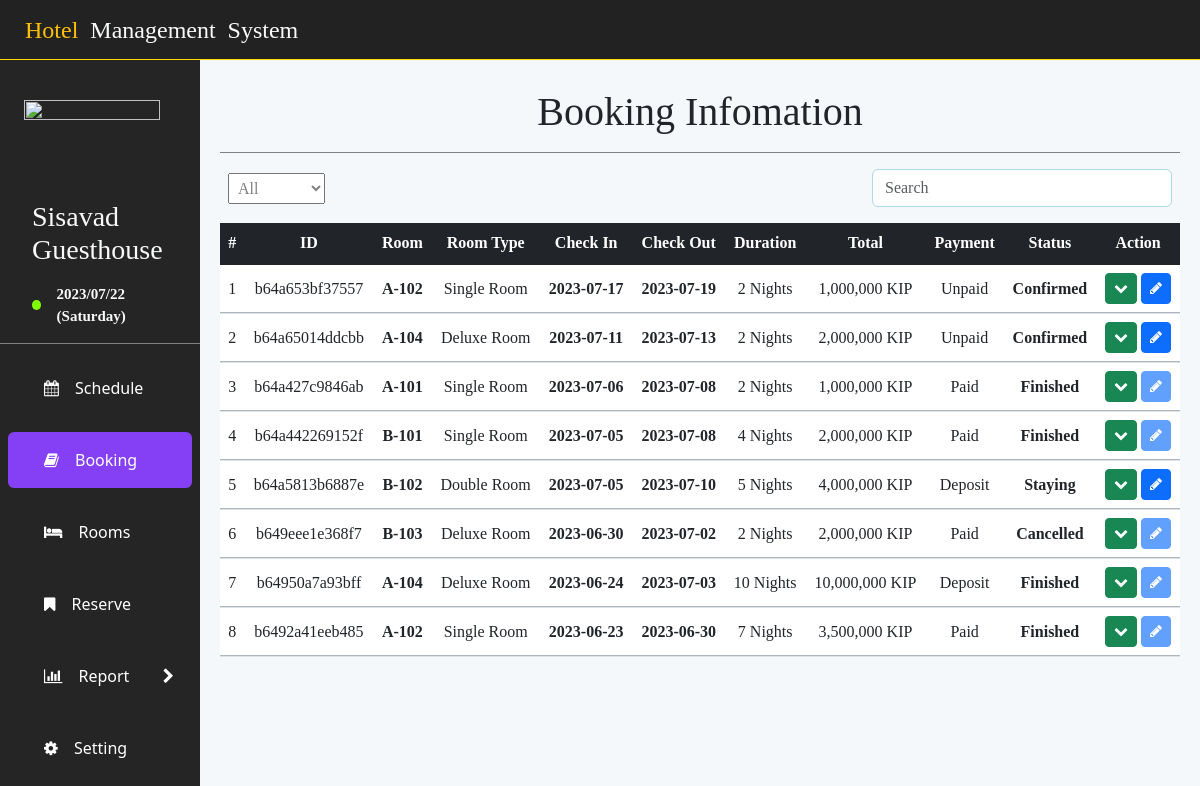
The page /index.php?booking on the database as committed earlier.
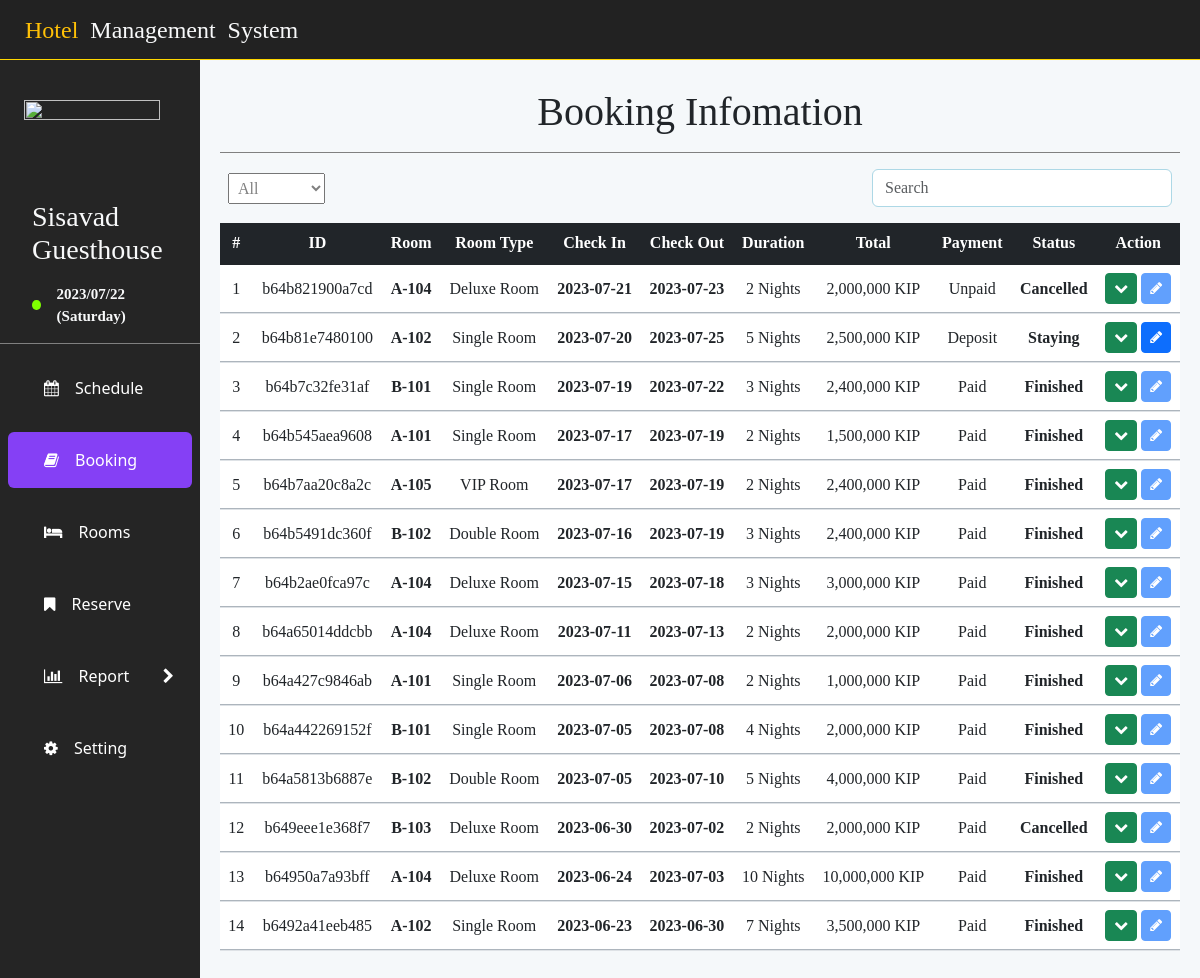
The same page on the database as committed later.
### tables this page shows
CREATE TABLE `booking` (
  `booking_id` varchar(30) NOT NULL,
  `customer_id` longtext NOT NULL CHECK (json_valid(`customer_id`)),
  `emp_ID` int(11) DEFAULT NULL,
  `booked_room` varchar(30) DEFAULT NULL,
  `date_in` date NOT NULL,
  `date_out` date NOT NULL,
  `duration` int(11) NOT NULL,
  `booking_status` varchar(20) DEFAULT NULL,
  `total_payment` int(11) NOT NULL,
  `payment_option` varchar(10) DEFAULT NULL,
  `payment_status` varchar(10) NOT NULL
);

CREATE TABLE `room` (
  `room_id` varchar(20) NOT NULL,
  `room_name` varchar(10) NOT NULL,
  `room_type_id` varchar(20) NOT NULL,
  `room_status` varchar(10) NOT NULL
);

CREATE TABLE `room_type` (
  `room_type_id` varchar(20) NOT NULL,
  `room_type_name` varchar(30) NOT NULL,
  `price` int(11) NOT NULL
);

### views/booking.php (the view, shortened to what this page needs)
<h1 class="pt-2 pb-3 room_page_nav">
    Booking Infomation
</h1>
<div class="d-flex justify-content-between align-items-center room_search_bar px-2 my-3">
    <select name="floor" id="bookingTypeSelector" class="floorSelector" onchange="loadBooking()">
        <option value="all" selected="select">All</option>
    </select>
    <div class="input-group" style="width: 300px !important;">
        <input type="text" id="bookingSearchBar" class="form-control" style="border:1px solid lightblue" placeholder="Search" value="" onkeyup="loadBooking()"/>
    </div>
</div>
<table class="table">
    <thead>
        <tr class="table-dark">
            <th scope="col">#</th>
            <th scope="col">ID</th>
            <th scope="col">Room</th>
            <th scope="col">Room Type</th>
            <th scope="col">Check In</th>
            <th scope="col">Check Out</th>
            <th scope="col">Duration</th>
            <th scope="col">Total</th>
            <th scope="col">Payment</th>
            <th scope="col">Status</th>
            <th scope="col">Action</th>
        </tr>
    </thead>
    <tbody id="display_booking" class="table-group-divider">
        <?php
            $booking_query = "SELECT * FROM booking JOIN room ON booking.booked_room = room.room_id JOIN room_type ON room.room_type_id = room_type.room_type_id ORDER BY date_in DESC";
            $booking_result = mysqli_query($conn, $booking_query);
            $index = 1;
            while ($booking = mysqli_fetch_array($booking_result)) {
                if($booking['booking_status']==="Staying"){
                    $color = "bg-primary-subtle";
                }
                else if ($booking['booking_status']==="Confirmed"){
                    $color = "bg-warning-subtle";
                }
                else if ($booking['booking_status']==="Cancelled"){
                    $color = "bg-danger-subtle";
                }
                else{
                    $color = "bg-success-subtle";
                }
            ?>
                <tr class='<?php echo $color?> border-bottom border-dark-subtle'>
                    <td class="align-middle"> <?php echo $index++?> </td>
                    <td class="align-middle"> <?php echo $booking['booking_id'] ?> </td>
                    <td class="align-middle"><b> <?php echo $booking['room_name'] ?> </b></td>
                    <td class="align-middle"><?php echo $booking['room_type_name'] ?></td>
                    <td class="align-middle fw-bold"> <?php echo $booking['date_in'] ?> </td>
                    <td class="align-middle fw-bold"> <?php echo $booking['date_out'] ?> </td>
                    <td class="align-middle"> <?php echo $booking['duration'] ?> Nights </td>
                    <td class="align-middle"> <?php echo number_format($booking['total_payment']) ?> KIP</td>
                    <td class="align-middle"> <?php echo $booking['payment_status'] ?> </td>
                    <td class="fw-bold align-middle"> <?php echo $booking['booking_status'] ?> </td>
                    <td>
                        <button
                            type="button"
                            class="btn btn-success btn-sm"
                            id="btnLogCollapse<?php echo $booking['booking_id'] ?>"
                            aria-expanded="false"
                            onclick="showBookingLog('<?php echo $booking['booking_id'] ?>')"
                        >
                            <i class="fa fa-chevron-down" aria-hidden="true"></i>
                        </button>
                        <button
                            type="button"
                            class="btn btn-primary btn-sm"
                            onclick="viewBookingInfo('<?php echo $booking['booking_id']?>', 'booking')"
                            data-bs-toggle="modal"
                            data-bs-target="#bookingRoomModal"
                            <?php if($booking['booking_status']==="Finished" || $booking['booking_status']==="Cancelled") echo 'disabled'?>
                        >
                            <i class="fa fa-pencil" aria-hidden="true"></i>
                        </button>
                    </td>
                </tr>
                <td colspan="11" class="p-0 ">
                </td>
            <?php  }
        ?>
    </tbody>
</table>

### index.php (shortened to what this page needs)
<!DOCTYPE html>
<html lang="en">
<head>
    <link rel="stylesheet" type="text/css" href="https://cdn.jsdelivr.net/npm/daterangepicker/daterangepicker.css" />
    <link
        rel="stylesheet"
        href="https://cdnjs.cloudflare.com/ajax/libs/font-awesome/4.7.0/css/font-awesome.min.css"
    />
    <link
        href="https://cdn.jsdelivr.net/npm/bootstrap@5.3.0-alpha3/dist/css/bootstrap.min.css"
        rel="stylesheet"
    />
    <link rel="stylesheet" href="./assets/css/style.css"></link>
</head>
<body>
    <?php
        include_once("config/dbconnect.php");
        include "./views/nav.php"
    ?>
    <div class="d-flex">
        <?php include "./views/sidebar.php"; ?>
        <div class="col-sm-10 main_box overflow-y-auto" style="background-color: #F5F8FA;" id="main_box">
            <?php
                if (isset($_GET['calender']) || empty($_GET)){
                    include_once("views/schedule.php");
                }else if(isset($_GET['booking'])){
                    include_once "views/booking.php";
                }else if(isset($_GET['reserve'])){
                    include_once "views/reserve.php";
                }else if(isset($_GET['rooms'])){
                    include_once "views/room.php";
                }else if(isset($_GET['overview'])){
                    include_once "views/reportOverview.php";
                }else if(isset($_GET['revenue'])){
                    include_once("views/reportRevenue.php");
                }
                else if(isset($_GET['setting'])){
                    include_once("views/setting.php");
                }
            ?>
        </div>
    </div>
</body>
</html>

### views/nav.php
<nav class="nav justify-content-between">
    <a class="navbar-brand d-flex align-items-center" href="#">
        <span class="text-warning">Hotel &nbsp;</span>
        <span class="text-light"> Management &nbsp;System </span>
    </a>
</nav>

### views/sidebar.php (shortened to what this page needs)
<section id="sidebar-collapse" class="col-sm-2 sidebar">
    <main class="profile_sidebar p-3 mb-2">
        <img src="https://cf.bstatic.com/xdata/images/hotel/max1024x768/375670158.jpg?k=aaa4a7916cf39db3b56e4ccf145773b51d6fed26534bd7409099a0355cd106c7&o=&hp=1" alt="">
        <div class="profile_name ms-3">
            <h3 class="text-light mb-3">
                Sisavad Guesthouse
            </h3>
            <figure class="d-flex align-items-center text-light mb-0">
                <span class="green__circle me-3"></span>
                <?php
                    $date = date("Y/m/d");
                    $day = date('l');
                    echo "<b> $date &nbsp; ($day)</b>";
                ?>
            </figure>
        </div>
    </main>
    <ul class="menu__box">
        <li class="p-2" >
            <a class="menu_list text-decoration-none row p-3 text-white rounded-2
                <?php if (isset($_GET['calender']) || empty($_GET)) echo 'active_list'?>"
                href="index.php?calender"
            >
                <div>
                    <i class="fa fa-calendar px-2">&nbsp;</i>
                    Schedule
                </div>
            </a>
        </li>
        <li class="p-2" >
            <a class="menu_list text-decoration-none row p-3 text-white rounded-2
                <?php if (isset($_GET['booking'])) echo 'active_list'?>"
                href="index.php?booking"
            >
                <div>
                    <i class="fa fa-book px-2">&nbsp;</i>
                    Booking
                </div>
            </a>
        </li>
        <li class="p-2" >
            <a class="menu_list text-decoration-none row p-3 text-white rounded-2
                <?php if (isset($_GET['rooms'])) echo 'active_list'?>"
                href="index.php?rooms"
            >
                <div>
                    <i class="fa fa-hotel px-2">&nbsp;</i>
                    Rooms
                </div>
            </a>
        </li>
        <li class="p-2" >
            <a class="menu_list text-decoration-none row p-3 text-white rounded-2
                <?php if (isset($_GET['reserve'])) echo 'active_list'?>"
                href="index.php?reserve"
            >
                <div>
                    <i class="fa fa-bookmark px-2">&nbsp;</i>
                    Reserve
                </div>
            </a>
        </li>
        <li class="p-2">
            <div class="row d-flex align-items-center p-3 text-white rounded-2 menu_list <?php if (isset($_GET['report'])) echo 'active_list'?>"
                data-bs-toggle="collapse"
                data-bs-target="#reportSubmenu"
                aria-expanded="false"
                onclick="reportBtnClick()"
                role="button"
            >
                <div class="col-10">
                    <i class="fa fa-bar-chart px-2">&nbsp;</i>
                    Report
                </div>
                <i class="fa fa-chevron-right col-2 icon-rotate" aria-hidden="true"></i>
            </div>
        </li>
        <li class="p-2" >
            <a class="menu_list text-decoration-none row p-3 text-white rounded-2
                <?php if (isset($_GET['setting'])) echo 'active_list'?>"
                href="index.php?setting"
            >
                <div>
                    <i class="fa fa-cog px-2">&nbsp;</i>
                    Setting
                </div>
            </a>
        </li>
    </ul>
</section>

### assets/css/style.css (style rules this page uses)
* { margin: 0; padding: 0; box-sizing: border-box; }
.nav { background: #222 !important; padding: 10px 25px; height: 60px; border-bottom: 1px solid gold; font-family: 'Times New Roman', Times, serif; }
.nav a { font-size: clamp(16px, 2vw, 27px); }
.row { margin: 0; height: auto; }
.sidebar { background-color: #252525; height:calc(100vh - 60px); position: sticky; top: 60px; overflow: hidden; }
.profile_sidebar { width: 100%; border-bottom: 1px solid grey; padding-bottom: 15px !important; }
.profile_sidebar > img { display: block; width: 90%; aspect-ratio: 2; object-fit: cover; margin: 24px auto; }
.profile_name { font-weight: bold; font-size: 15px; font-family: 'Times New Roman', Times, serif; }
.profile_name span { font-size: 20px; }
.green__circle { height: 10px; width: 10px; border-radius: 50%; background: chartreuse; margin-right: 5px; }
.menu__box { list-style: none; padding: 0px; margin: 0px; }
.active_list { background:#8540f5 !important; }
.icon-rotate { transition: all .3s linear; }
.main_box { background: #E9ECF2; height: calc(100vh - 60px); padding: 20px; font-family: 'Times New Roman', Times, serif; text-align: center; position: relative; }
.room_page_nav { border-bottom: 1px solid grey; }
.room_search_bar { font-family: 'Times New Roman', Times, serif; }
.floorSelector { font-size: 16px; padding: 5px; padding-right: 10px; color: gray; }

Rows that differ between the two databases and show on the page:
removed booking: booking_id "b64a653bf37557", room.room_name "A-102", room_type.room_type_name "Single Room", date_in "2023-07-17", date_out "2023-07-19", duration "2", total_payment "1,000,000", payment_status "Unpaid", booking_status "Confirmed"
added booking: booking_id "b64b821900a7cd", room.room_name "A-104", room_type.room_type_name "Deluxe Room", date_in "2023-07-21", date_out "2023-07-23", duration "2", total_payment "2,000,000", payment_status "Unpaid", booking_status "Cancelled"
added booking: booking_id "b64b81e7480100", room.room_name "A-102", room_type.room_type_name "Single Room", date_in "2023-07-20", date_out "2023-07-25", duration "5", total_payment "2,500,000", payment_status "Deposit", booking_status "Staying"
added booking: booking_id "b64b7c32fe31af", room.room_name "B-101", room_type.room_type_name "Single Room", date_in "2023-07-19", date_out "2023-07-22", duration "3", total_payment "2,400,000", payment_status "Paid", booking_status "Finished"
added booking: booking_id "b64b545aea9608", room.room_name "A-101", room_type.room_type_name "Single Room", date_in "2023-07-17", date_out "2023-07-19", duration "2", total_payment "1,500,000", payment_status "Paid", booking_status "Finished"
added booking: booking_id "b64b7aa20c8a2c", room.room_name "A-105", room_type.room_type_name "VIP Room", date_in "2023-07-17", date_out "2023-07-19", duration "2", total_payment "2,400,000", payment_status "Paid", booking_status "Finished"
added booking: booking_id "b64b5491dc360f", room.room_name "B-102", room_type.room_type_name "Double Room", date_in "2023-07-16", date_out "2023-07-19", duration "3", total_payment "2,400,000", payment_status "Paid", booking_status "Finished"
added booking: booking_id "b64b2ae0fca97c", room.room_name "A-104", room_type.room_type_name "Deluxe Room", date_in "2023-07-15", date_out "2023-07-18", duration "3", total_payment "3,000,000", payment_status "Paid", booking_status "Finished"
changed booking "b64a65014ddcbb": payment_status "Unpaid" → "Paid"; booking_status "Confirmed" → "Finished"
changed booking "b64a5813b6887e": payment_status "Deposit" → "Paid"; booking_status "Staying" → "Finished"
changed booking "b64950a7a93bff": payment_status "Deposit" → "Paid"
